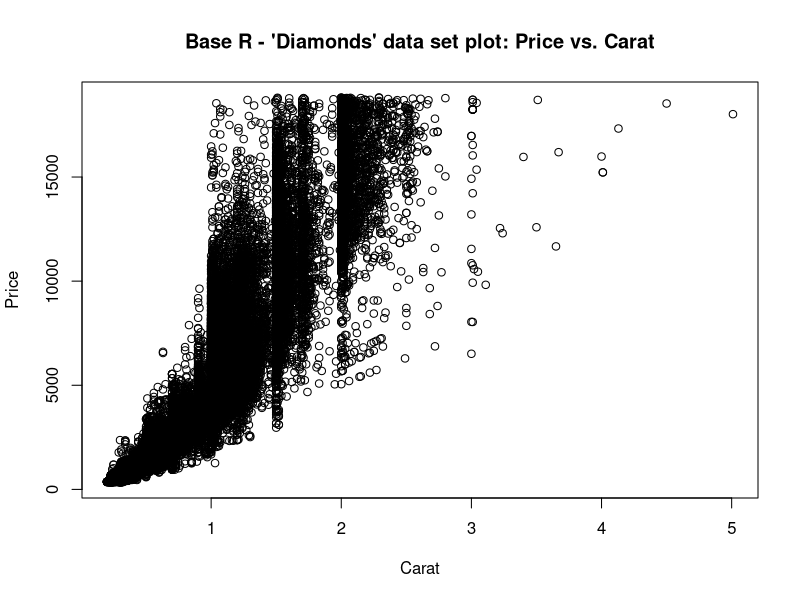
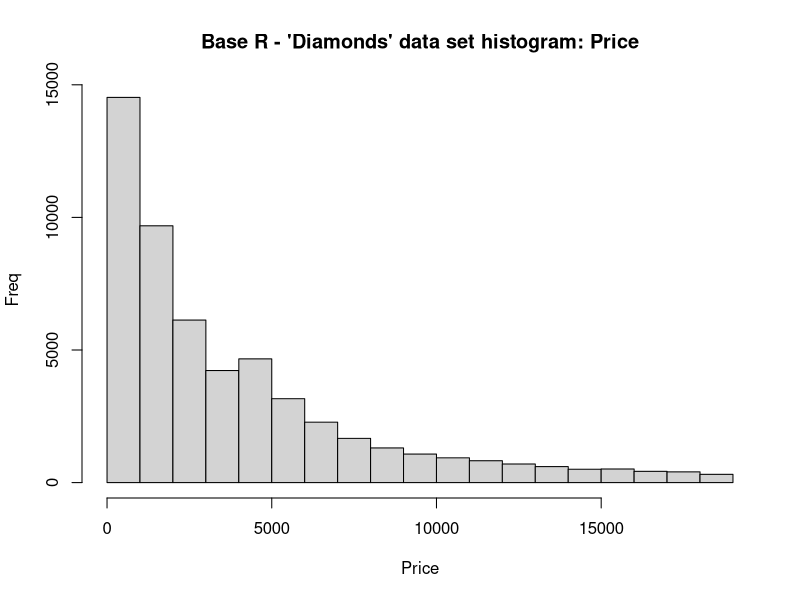
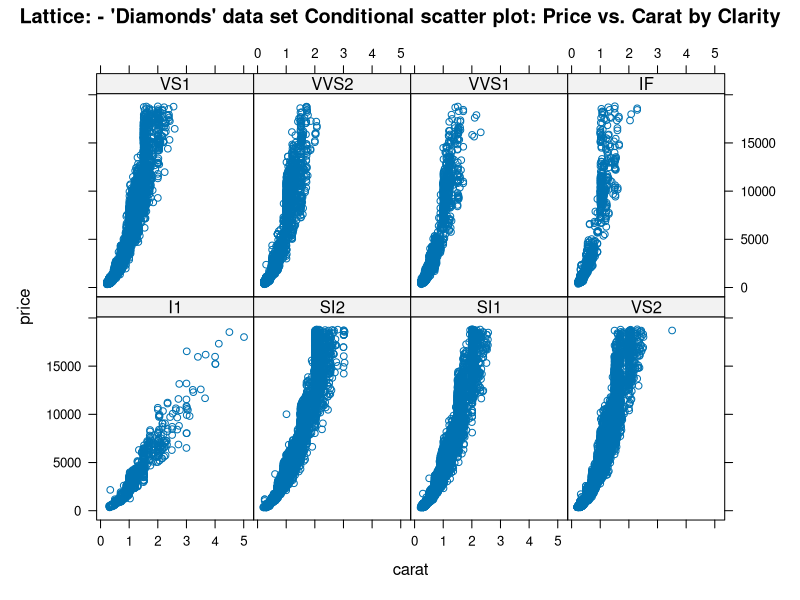
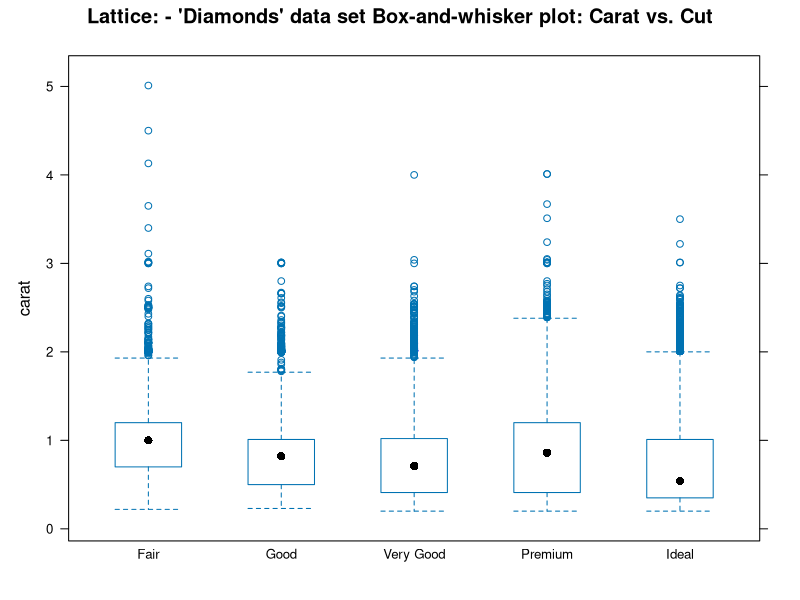
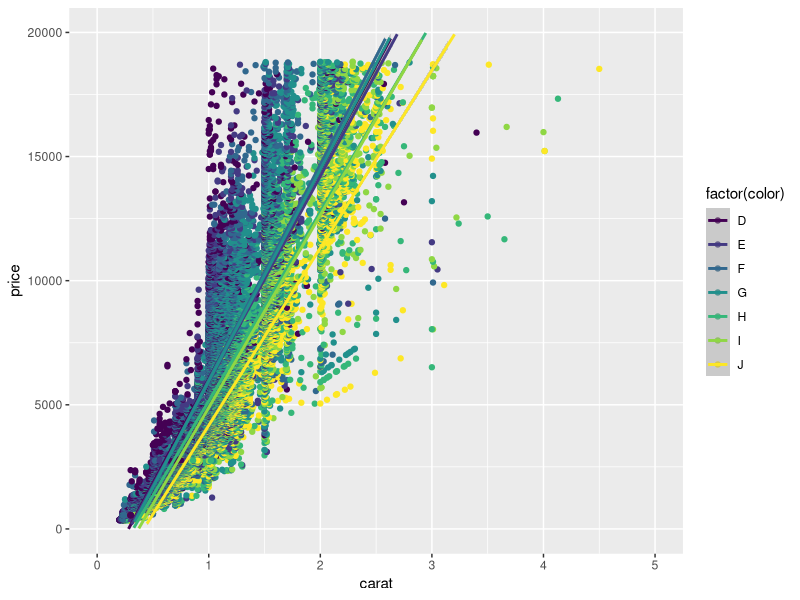
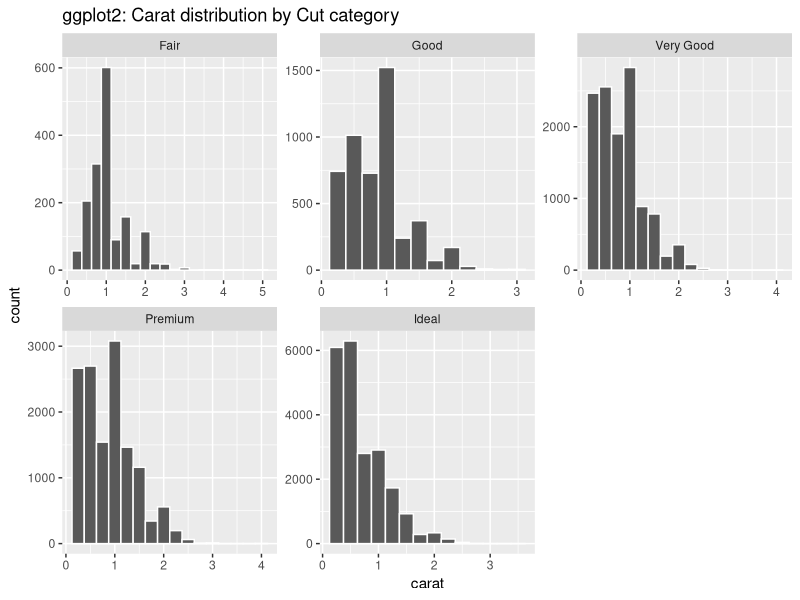

These figures' R source, in order:
#Module #9 post for my LIS4370 blog. Welcome!

library(ggplot2)
library(lattice)

data("diamonds")
myDF<-diamonds

#Task 1 -  Base R Graphics
#Create at least two plots using base R functions:

#Base R plot() function
plot(myDF$carat,myDF$price,
     main="Base R - 'Diamonds' data set plot: Price vs. Carat",
     xlab="Carat",
     ylab="Price")

#Base R hist() function
hist(myDF$price,
     main="Base R - 'Diamonds' data set histogram: Price",
     xlab="Price",
     ylab="Freq")

#Task 2 -  Lattice Graphics
#Use the lattice package to produce conditioned or multivariate plots:

# Conditional scatter plot (small multiples)
xyplot(price ~ carat | factor(clarity),
       data = myDF,
       main = "Lattice: - 'Diamonds' data set Conditional scatter plot: Price vs. Carat by Clarity")

# Box-and-whisker plot
bwplot(carat ~ factor(cut),
       data = myDF,
       main = "Lattice: - 'Diamonds' data set Box-and-whisker plot: Carat vs. Cut")

#Task 3 -  ggplot2
#Use ggplot2’s grammar of graphics to create layered visuals:

# Scatter plot with smoothing
ggplot(myDF,aes(x=carat,y=price,color=factor(color))) +
  geom_point() +
  geom_smooth(method = "lm") +
  ylim(c(0,20000)) +
  xlim(c(0,5))
  labs(title = "ggplot2: Price vs. Carat with trend by Color group")

# Faceted histogram
ggplot(myDF,aes(carat)) +
  geom_histogram(binwidth = 0.25,color="white") +
  facet_wrap(~ cut,scales="free") +
  labs(title = "ggplot2: Carat distribution by Cut category")
